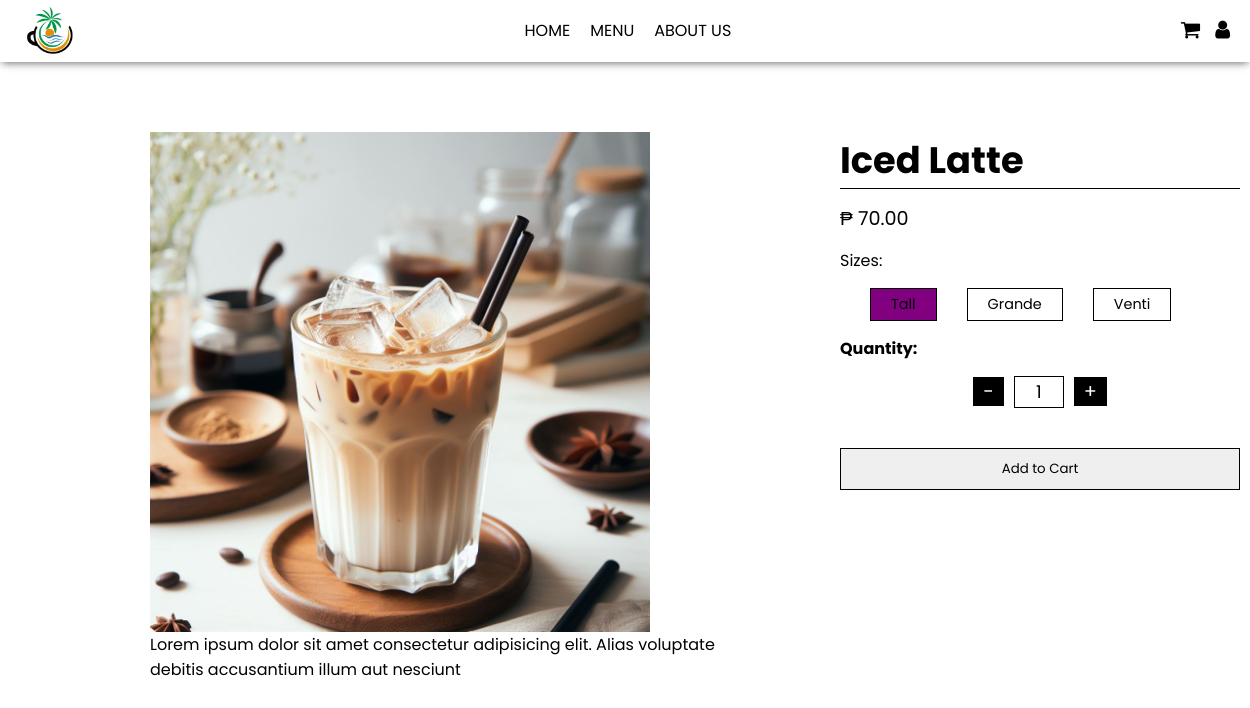
Screenshot of /products.php?id=2 with the database file from the repository.
### tables this page shows
CREATE TABLE products (
  prodid int unsigned AUTO_INCREMENT NOT NULL PRIMARY KEY,
  prodname varchar(50) NOT NULL,
  img text NOT NULL,
  category varchar(30) NOT NULL
);

CREATE TABLE product_sizes (
  sizeid int unsigned AUTO_INCREMENT NOT NULL PRIMARY KEY,
  prodid int unsigned NOT NULL,
  FOREIGN KEY (prodid) REFERENCES products(prodid),
  size_name varchar(20) NOT NULL,
  price decimal(10, 2) NOT NULL
);

### products.php (the view, shortened to what this page needs)
<?php
include('dbconnection.php');
if (isset($_GET['id'])) {
    $product_id = $_GET['id'];
    $sql = "SELECT p.prodname, p.img, ps.size_name, ps.price FROM products p
            LEFT JOIN product_sizes ps ON p.prodid = ps.prodid
            WHERE p.prodid = ?";
    $stmt = mysqli_prepare($conn, $sql);
    if ($stmt) {
        mysqli_stmt_bind_param($stmt, 'i', $product_id);
        mysqli_stmt_execute($stmt);
        mysqli_stmt_bind_result($stmt, $prodname, $img, $size_name, $price);
        $product_sizes = array();
        while (mysqli_stmt_fetch($stmt)) {
            $product_sizes[] = array(
                'prodname' => $prodname,
                'img' => $img,
                'size_name' => $size_name,
                'price' => $price
            );
        }
        if (!empty($product_sizes)) {
            $active_size = $product_sizes[0]['size_name'];
            $active_price = $product_sizes[0]['price'];
            $product = $product_sizes[0];
            ?>
            <html>
            <head>
            </head>
            <body>
            <?php include "header.php"; ?>
            <section class="product-page">
                <div class="product-container">
                    <div class="left-product">
                        <div class="product-image">
                            <img src="<?php echo $product['img']; ?>" alt="">
                        </div>
                        <div class="product-description">
                            <p>Lorem ipsum dolor sit amet consectetur adipisicing elit. Alias voluptate debitis accusantium illum
                                aut nesciunt</p>
                        </div>
                    </div>
                    <div class="right-product">
                        <div class="product-name">
                            <h1><?php echo $product['prodname']; ?></h1>
                        </div>
                        <div class="product-price">
                            <span class="display-price">₱ <?php echo number_format($active_price, 2); ?></span>
                        </div>
                        <div class="product-size">
                            <p>Sizes:</p>
                            <div class="size-button">
                                <?php foreach ($product_sizes as $size) { ?>
                                    <button
                                        onClick="updatePrice(this, '<?php echo $size['size_name']; ?>', <?php echo $size['price']; ?>)"
                                        class="<?php echo ($size['size_name'] === $active_size) ? 'active' : ''; ?>">
                                        <?php echo $size['size_name']; ?>
                                    </button>
                                <?php } ?>
                            </div>
                        </div>
                        <div class="product-quantity">
                            <p>Quantity:</p>
                            <div class="quantity-counter">
                                <span class="decrease" onClick='decreaseCount(event, this)'>-</span>
                                <input type="text" value="1" name="quantity" id="quantity">
                                <span class="increase" onClick='increaseCount(event, this)'>+</span>
                            </div>
                        </div>
                        <div class="cart-buy-button">
                            <form method="post" action="add_to_cart.php">
                                <input type="submit" name="cart" value="Add to Cart"></input>
                            </form>
                        </div>
                    </div>
                </div>
            </section>
            </body>
            </html>
        <?php }
    }
}
?>

### style.css (style rules this page uses)
* { margin: 0; padding: 0; font-family: "Poppins", sans-serif; text-decoration: none; }
.product-page { margin-top: 70px; }
.product-container { display: flex; flex-direction: row; margin-left: 150px; gap: 90px; }
.left-product { display: flex; flex-direction: column; }
.product-image img { width: 500px; height: 500px; }
.product-description p { width: 600px; }
.product-name { border-bottom: 1px solid black; width: 400px; }
.product-name h1 { font-size: 2.3em; }
.product-price { font-size: 1.2em; margin: 15px 0; }
.product-size span, .product-quantity p { font-size: 1em; font-weight: bold; }
.size-button { display: flex; flex-direction: row; margin: 15px 30px; gap: 30px; }
.size-button button { padding: 5px 20px; cursor: pointer; font-size: 0.9em; background: none; border: 1px solid black; }
.size-button button.active { background-color: purple; }
.quantity-counter { width: 150px; margin: 15px auto; display: flex; align-items: center; justify-content: center; gap: 10px; }
.quantity-counter input { width: 50px; border: 1px solid black; line-height: 30px; font-size: 1.1em; text-align: center; }
.quantity-counter span { display: block; font-size: 1.2em; padding: 0 10px; cursor: pointer; background-color: black; color: white; }
.cart-buy-button { display: flex; justify-content: center; align-items: center; flex-direction: column; gap: 30px; margin-top: 40px; }
.cart-buy-button input { padding: 10px 0; width: 400px; text-align: center; background-color: none; color: black; border: 1px solid black; cursor: pointer; }

### rows the page displays
products: img (picture), prodname "Iced Latte"
product_sizes: price "70.00", size_name "Tall"
product_sizes: size_name "Grande"
product_sizes: size_name "Venti"
